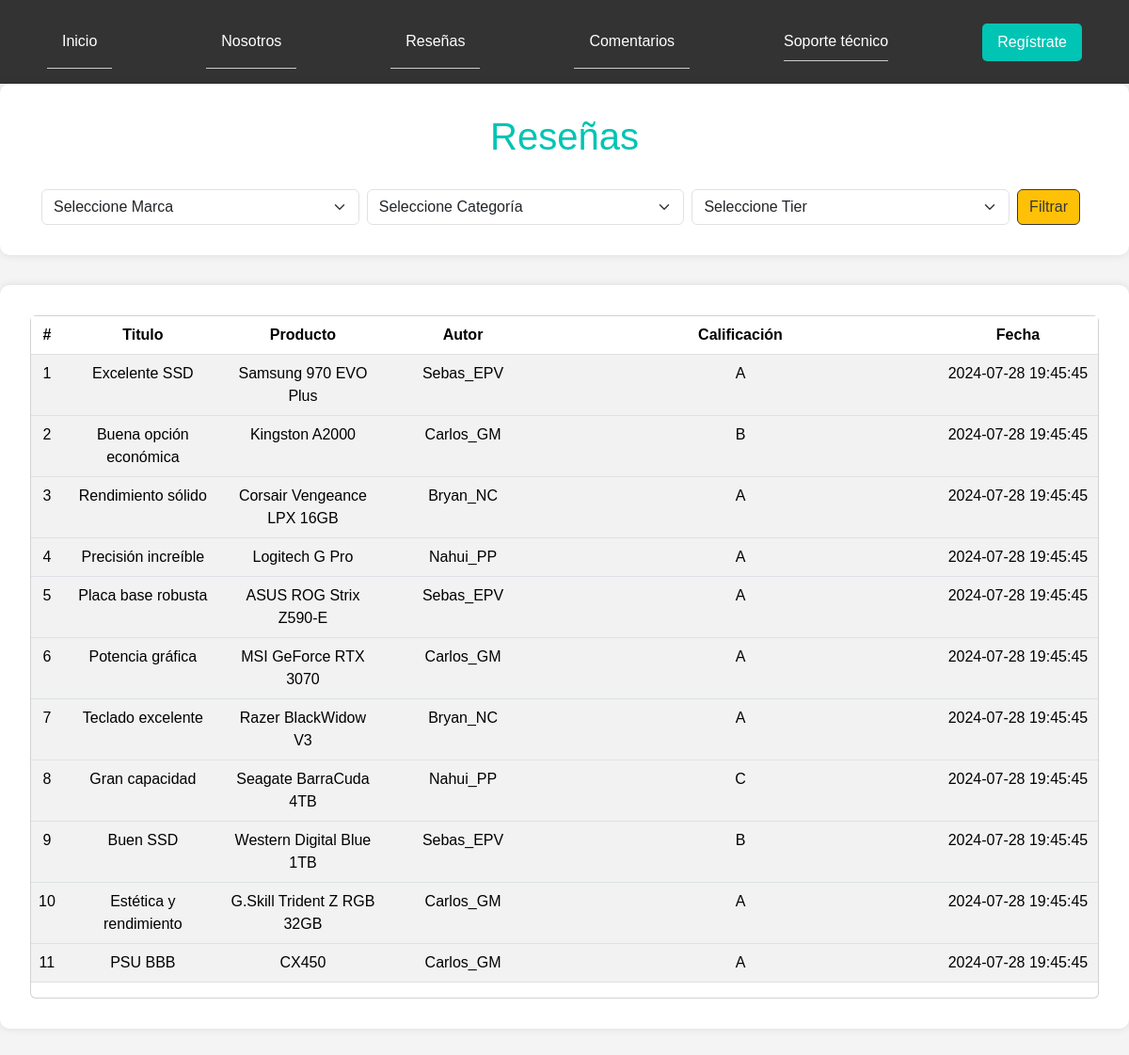
The app's page /app/views/client/reseñas/reviews.php with its own data.
### tables this page shows
CREATE TABLE reviews(
    review_id INT AUTO_INCREMENT PRIMARY KEY, 
    title VARCHAR (40) NOT NULL,
    content VARCHAR(200) NOT NULL,
    date_review DATETIME DEFAULT NOW(),
    fk_product_id INT,
    CONSTRAINT fk_product_id FOREIGN KEY (fk_product_id) REFERENCES products(product_id),
    fk_tier_id INT,
    CONSTRAINT fk_tier_id_reviews FOREIGN KEY (fk_tier_id) REFERENCES tiers(tier_id),
	fk_author_id INT,
    CONSTRAINT fk_author_id_reviews FOREIGN KEY (fk_author_id) REFERENCES users(user_id)
);

CREATE TABLE products(
    product_id INT AUTO_INCREMENT PRIMARY KEY, 
    product_name VARCHAR(50) NOT NULL UNIQUE,
    product_description VARCHAR(200) NOT NULL,
    product_price FLOAT NOT NULL,
    fk_brand_id INT,
    CONSTRAINT fk_brand_id FOREIGN KEY (fk_brand_id) REFERENCES brands(brand_id),
    fk_tier_id INT,
    CONSTRAINT fk_tier_id FOREIGN KEY (fk_tier_id) REFERENCES tiers(tier_id)
);

CREATE TABLE users(
    user_id INT AUTO_INCREMENT PRIMARY KEY, 
    username VARCHAR(50) NOT NULL UNIQUE,
    first_name VARCHAR(25) NOT NULL,
    last_name VARCHAR (25) NOT NULL,
    pass VARCHAR(255) NOT NULL,
    email VARCHAR (50) NOT NULL,
    permissions BOOL NOT NULL
);

CREATE TABLE tiers(
    tier_id INT AUTO_INCREMENT PRIMARY KEY, 
    tier_name VARCHAR(50) NOT NULL UNIQUE,
    tier_description VARCHAR(200) NOT NULL
);

### app/views/client/reseñas/reviews.php (the view, shortened to what this page needs)
<?php
require './../../../../config/config.php';
$query = "
    SELECT reviews.*, products.product_name, users.username, brands.brand_name, categories.category_name, tiers.tier_name
    FROM reviews
    JOIN products ON reviews.fk_product_id = products.product_id
    LEFT JOIN users ON reviews.fk_author_id = users.user_id
    LEFT JOIN brands ON products.fk_brand_id = brands.brand_id
    LEFT JOIN product_categories ON products.product_id = product_categories.fk_product_id
    LEFT JOIN categories ON product_categories.fk_category_id = categories.category_id
    LEFT JOIN tiers ON products.fk_tier_id = tiers.tier_id
    WHERE 1=1";
$params = [];
$consulta = $enlace->prepare($query);
if (!$consulta->execute($params)) {
    die("Query failed: " . print_r($consulta->errorInfo(), true));
}
$reviews = $consulta->fetchAll(PDO::FETCH_ASSOC);
?>
<!DOCTYPE html>
<html lang="en">
<head>
    <link href="https://cdn.jsdelivr.net/npm/bootstrap@5.3.3/dist/css/bootstrap.min.css" rel="stylesheet">
</head>
<body>
<?php include 'navBar.php'; ?>
    <section class="content-header">
        <div class="container-fluid">
            <h1>Reseñas</h1>
            <div class="filter-container">
                <form method="GET" class="d-flex w-100">
                    <select name="brand" class="form-select">
                        <option value="">Seleccione Marca</option>
                    </select>
                    <select name="category" class="form-select">
                        <option value="">Seleccione Categoría</option>
                    </select>
                    <select name="tier" class="form-select">
                        <option value="">Seleccione Tier</option>
                    </select>
                    <button type="submit" class="btn btn-custom-filter">Filtrar</button>
                </form>
            </div>
        </div>
    </section>
    <section class="content">
        <div class="card">
            <div class="card-body p-0">
                <table class="table table-striped projects">
                    <thead>
                        <tr>
                            <th style="width: 1%">#</th>
                            <th style="width: 15%">Titulo</th>
                            <th style="width: 15%">Producto</th>
                            <th style="width: 15%">Autor</th>
                            <th>Calificación</th>
                            <th style="width: 15%" class="text-center">Fecha</th>
                        </tr>
                    </thead>
                    <tbody>
                        <?php if (!empty($reviews)) : ?>
                            <?php foreach ($reviews as $row) : ?>
                                <tr onclick="toggleContent(<?php echo $row['review_id']; ?>)">
                                    <td><?php echo htmlspecialchars($row['review_id']); ?></td>
                                    <td><?php echo htmlspecialchars($row['title']); ?></td>
                                    <td><?php echo htmlspecialchars($row['product_name']); ?></td>
                                    <td><?php echo htmlspecialchars($row['username']); ?></td>
                                    <td><?php echo htmlspecialchars($row['tier_name']); ?></td>
                                    <td><?php echo htmlspecialchars($row['date_review']); ?></td>
                                </tr>
                            <?php endforeach; ?>
                        <?php else : ?>
                            <tr>
                                <td colspan="7">No hay reseñas disponibles.</td>
                            </tr>
                        <?php endif; ?>
                    </tbody>
                </table>
            </div>
        </div>
    </section>
</body>
</html>

### public/assets/css/faq.css (style rules this page uses)
body { font-family: Arial, sans-serif; margin: 0; padding: 0; background-color: #f4f4f4; color: #333; }
h1 { color: #00c4b4; text-align: center; margin-bottom: 2rem; }
section { background-color: #fff; padding: 2rem; border-radius: 10px; margin-bottom: 2rem; box-shadow: 0 0 10px rgba(0, 0, 0, 0.1); }

### app/views/client/reseñas/reviews.php (style rules this page uses)
body { background-color: #DDDCDB; margin: 20px; }
h1 { color: #383838; }
.btn-custom-filter { background-color: #ffc107; border: solid #383838 1px; color: #383838; margin-right: 8px; }
.table th, .table td { text-align: center; }
.filter-container { margin-top: 10px; display: flex; gap: 10px; }
.form-select { margin-right: 8px; }

### records on screen
reviews: review_id "1", title "Excelente SSD", fk_product.product_name "Samsung 970 EVO Plus", fk_author.username "Sebas_EPV", fk_tier.tier_name "A", date_review "2024-07-28 19:45:45"
reviews: review_id "2", title "Buena opción económica", fk_product.product_name "Kingston A2000", fk_author.username "Carlos_GM", fk_tier.tier_name "B", date_review "2024-07-28 19:45:45"
reviews: review_id "3", title "Rendimiento sólido", fk_product.product_name "Corsair Vengeance LPX 16GB", fk_author.username "Bryan_NC", fk_tier.tier_name "A", date_review "2024-07-28 19:45:45"
reviews: review_id "4", title "Precisión increíble", fk_product.product_name "Logitech G Pro", fk_author.username "Nahui_PP", fk_tier.tier_name "A", date_review "2024-07-28 19:45:45"
reviews: review_id "5", title "Placa base robusta", fk_product.product_name "ASUS ROG Strix Z590-E", fk_author.username "Sebas_EPV", fk_tier.tier_name "A", date_review "2024-07-28 19:45:45"
reviews: review_id "6", title "Potencia gráfica", fk_product.product_name "MSI GeForce RTX 3070", fk_author.username "Carlos_GM", fk_tier.tier_name "A", date_review "2024-07-28 19:45:45"
reviews: review_id "7", title "Teclado excelente", fk_product.product_name "Razer BlackWidow V3", fk_author.username "Bryan_NC", fk_tier.tier_name "A", date_review "2024-07-28 19:45:45"
reviews: review_id "8", title "Gran capacidad", fk_product.product_name "Seagate BarraCuda 4TB", fk_author.username "Nahui_PP", fk_tier.tier_name "C", date_review "2024-07-28 19:45:45"
reviews: review_id "9", title "Buen SSD", fk_product.product_name "Western Digital Blue 1TB", fk_author.username "Sebas_EPV", fk_tier.tier_name "B", date_review "2024-07-28 19:45:45"
reviews: review_id "10", title "Estética y rendimiento", fk_product.product_name "G.Skill Trident Z RGB 32GB", fk_author.username "Carlos_GM", fk_tier.tier_name "A", date_review "2024-07-28 19:45:45"
reviews: review_id "11", title "PSU BBB", fk_product.product_name "CX450", fk_author.username "Carlos_GM", fk_tier.tier_name "A", date_review "2024-07-28 19:45:45"
